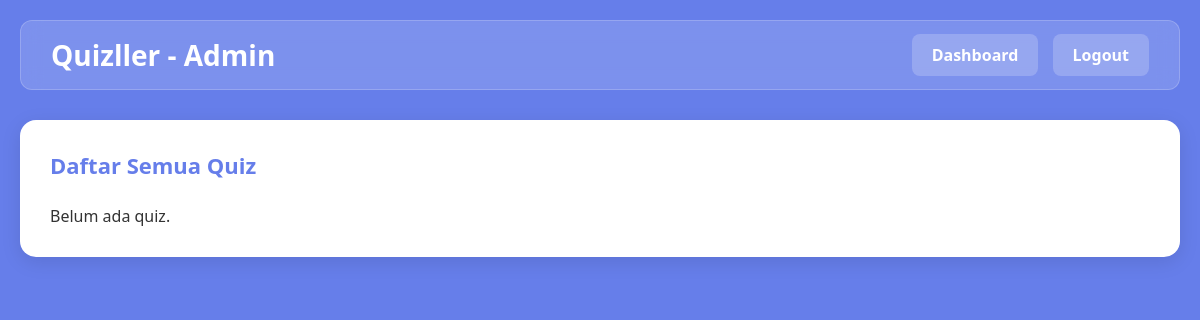
The app's page /admin/tests.php (signed in), older data.
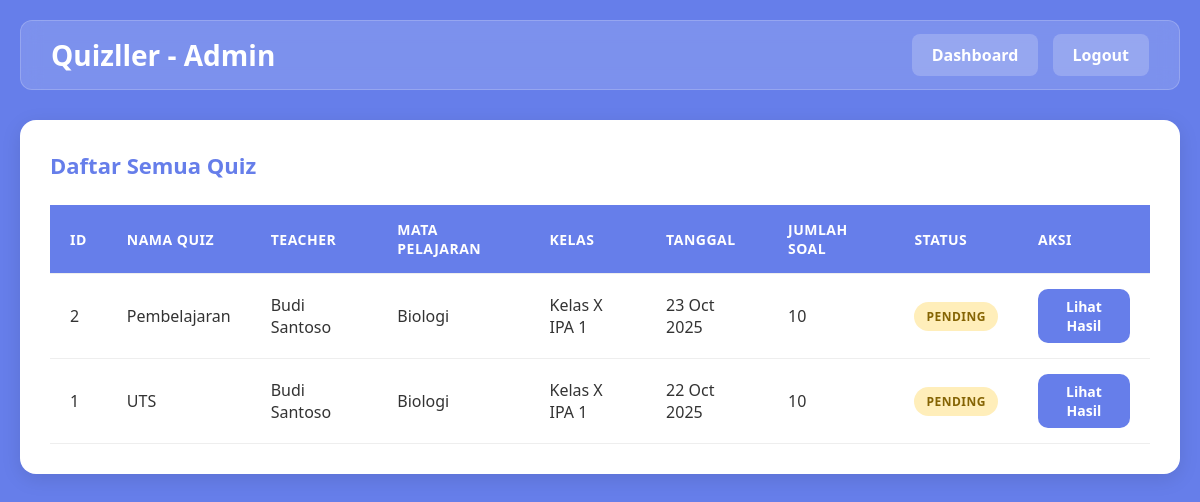
The same page, newer data.
### tables this page shows
CREATE TABLE tests (
        id INTEGER PRIMARY KEY AUTOINCREMENT,
        teacher_id INTEGER NOT NULL,
        name VARCHAR(255) NOT NULL,
        date DATE NOT NULL,
        status_id INTEGER NOT NULL,
        subject VARCHAR(255) NOT NULL,
        total_questions INTEGER NOT NULL DEFAULT 0,
        class_id INTEGER NOT NULL,
        FOREIGN KEY (teacher_id) REFERENCES teachers(id),
        FOREIGN KEY (status_id) REFERENCES status(id),
        FOREIGN KEY (class_id) REFERENCES classes(id)
    );

CREATE TABLE teachers (
        id INTEGER PRIMARY KEY AUTOINCREMENT,
        name VARCHAR(255) NOT NULL,
        email VARCHAR(255) NOT NULL UNIQUE,
        password VARCHAR(255) NOT NULL
    );

CREATE TABLE classes (
        id INTEGER PRIMARY KEY AUTOINCREMENT,
        name VARCHAR(255) NOT NULL
    );

CREATE TABLE status (
        id INTEGER PRIMARY KEY AUTOINCREMENT,
        name VARCHAR(255) NOT NULL
    );

### includes/functions.php (called while the page is built, shortened)
<?php
function formatDate($date) {
    return date('d M Y', strtotime($date));
}
?>

### admin/tests.php (the view, shortened to what this page needs)
<?php
require_once '../includes/functions.php';
$conn = getDBConnection();
$stmt = $conn->query("SELECT t.*, te.name as teacher_name, c.name as class_name, s.name as status_name
                      FROM tests t
                      JOIN teachers te ON t.teacher_id = te.id
                      JOIN classes c ON t.class_id = c.id
                      JOIN status s ON t.status_id = s.id
                      ORDER BY t.date DESC");
$tests = $stmt->fetchAll(PDO::FETCH_ASSOC);
?>
<!DOCTYPE html>
<html lang="id">
<head>
    <link rel="stylesheet" href="../assets/css/style.css">
</head>
<body>
    <div class="container">
        <div class="navbar">
            <h1>Quizller - Admin</h1>
            <div>
                <a href="dashboard.php" style="margin-right: 10px;">Dashboard</a>
                <a href="../logout.php">Logout</a>
            </div>
        </div>
        <div class="card">
            <h3>Daftar Semua Quiz</h3>
            <?php if (count($tests) > 0): ?>
                <table class="table">
                    <thead>
                        <tr>
                            <th>ID</th>
                            <th>Nama Quiz</th>
                            <th>Teacher</th>
                            <th>Mata Pelajaran</th>
                            <th>Kelas</th>
                            <th>Tanggal</th>
                            <th>Jumlah Soal</th>
                            <th>Status</th>
                            <th>Aksi</th>
                        </tr>
                    </thead>
                    <tbody>
                        <?php foreach ($tests as $test): ?>
                            <tr>
                                <td><?php echo $test['id']; ?></td>
                                <td><?php echo htmlspecialchars($test['name']); ?></td>
                                <td><?php echo htmlspecialchars($test['teacher_name']); ?></td>
                                <td><?php echo htmlspecialchars($test['subject']); ?></td>
                                <td><?php echo htmlspecialchars($test['class_name']); ?></td>
                                <td><?php echo formatDate($test['date']); ?></td>
                                <td><?php echo $test['total_questions']; ?></td>
                                <td>
                                    <span class="badge badge-<?php echo strtolower($test['status_name']); ?>">
                                        <?php echo $test['status_name']; ?>
                                    </span>
                                </td>
                                <td>
                                    <a href="test-results.php?id=<?php echo $test['id']; ?>" class="btn btn-small">Lihat Hasil</a>
                                </td>
                            </tr>
                        <?php endforeach; ?>
                    </tbody>
                </table>
            <?php else: ?>
                <p>Belum ada quiz.</p>
            <?php endif; ?>
        </div>
    </div>
</body>
</html>

### assets/css/style.css (style rules this page uses)
* { margin: 0; padding: 0; box-sizing: border-box; }
body { font-family: 'Segoe UI', Tahoma, Geneva, Verdana, sans-serif; background-color: #667eea; min-height: 100vh; color: #333; }
.container { max-width: 1200px; margin: 0 auto; padding: 20px; }
.navbar { background-color: rgba(255, 255, 255, 0.15); backdrop-filter: blur(10px); padding: 15px 30px; border-radius: 12px; margin-bottom: 30px; display: flex; justify-content: space-between; align-items: center; border: 1px solid rgba(255, 255, 255, 0.2); }
.navbar h1 { color: white; font-size: 28px; font-weight: 700; margin: 0; }
.navbar a { color: white; text-decoration: none; padding: 10px 20px; background-color: rgba(255, 255, 255, 0.2); border-radius: 8px; transition: all 0.3s; font-weight: 600; }
.btn { width: 100%; padding: 12px; background-color: #667eea; color: white; border: none; border-radius: 10px; font-size: 16px; font-weight: 600; cursor: pointer; transition: all 0.2s; text-align: center; display: inline-block; text-decoration: none; }
.btn-small { width: auto; padding: 8px 16px; font-size: 14px; }
.card { background-color: white; padding: 30px; border-radius: 16px; box-shadow: 0 5px 20px rgba(0, 0, 0, 0.1); margin-bottom: 30px; }
.card h3 { color: #667eea; margin-bottom: 25px; font-size: 22px; font-weight: 700; }
.table { width: 100%; border-collapse: collapse; background-color: white; overflow: hidden; }
.table th, .table td { padding: 15px 20px; text-align: left; border-bottom: 1px solid #eee; }
.table th { background-color: #667eea; color: white; font-weight: 600; text-transform: uppercase; font-size: 14px; letter-spacing: 0.5px; }
.badge { display: inline-block; padding: 6px 12px; border-radius: 50px; font-size: 12px; font-weight: 700; text-transform: uppercase; letter-spacing: 0.5px; }
.badge-pending { background-color: #ffeeba; color: #856404; }

Row changes from the older to the newer data that the page shows:
added tests: id "2", name "Pembelajaran", teacher.name "Budi Santoso", subject "Biologi", class.name "Kelas X IPA 1", date "23 Oct 2025", total_questions "10", status.name "PENDING"
added tests: id "1", name "UTS", teacher.name "Budi Santoso", subject "Biologi", class.name "Kelas X IPA 1", date "22 Oct 2025", total_questions "10", status.name "PENDING"
Text that changed along with them:
text no longer shown: "Belum ada quiz."
text now shown: "ID NAMA QUIZ TEACHER MATA PELAJARAN KELAS TANGGAL JUMLAH SOAL STATUS AKSI"
